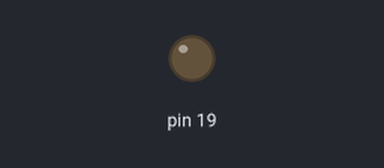
This sketch was run on a simulated Arduino Uno, built with avr-gcc and run on an emulated ATmega328P. Parts: output pins drawn as LEDs (lit = HIGH).

Above: at 2.5 s.
At 6.0 s:
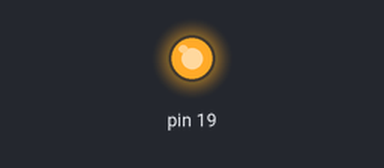
Timing chart, 0 to 9.1 s (numbered marks = the images above):
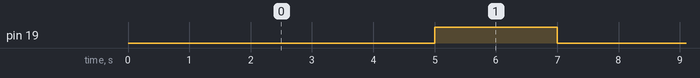

Measured:
- by itself, pin 19: alternates HIGH for 2.0 s and LOW for 5.0 s

The sketch:

ClassArduino2.ino
```cpp
class Relay{
  private:
    int pin;
  public:
    Relay(int Pino)
    {
      pin=Pino;
      pinMode(pin,OUTPUT);
    }
    void RelayON(int Time){
      digitalWrite(pin,HIGH);
      delay(Time);
      digitalWrite(pin,LOW);
    }

};
Relay Rele01(23);
Relay Rele02(19);
void setup() {
  // put your setup code here, to run once:

}

void loop() {
  // put your main code here, to run repeatedly:
Rele01.RelayON(5000);
Rele02.RelayON(2000);
}
```
